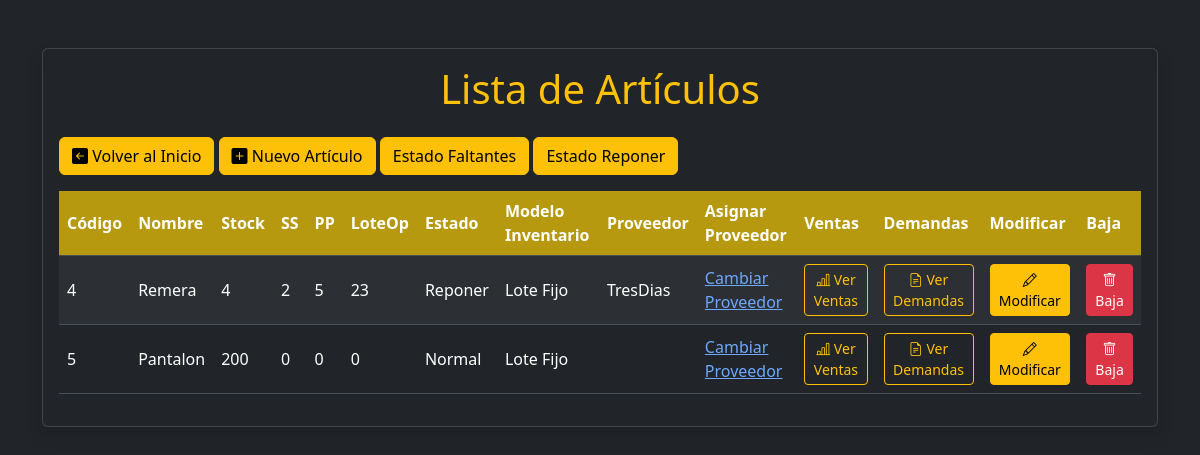
Before: /articulos/ with the older database file.
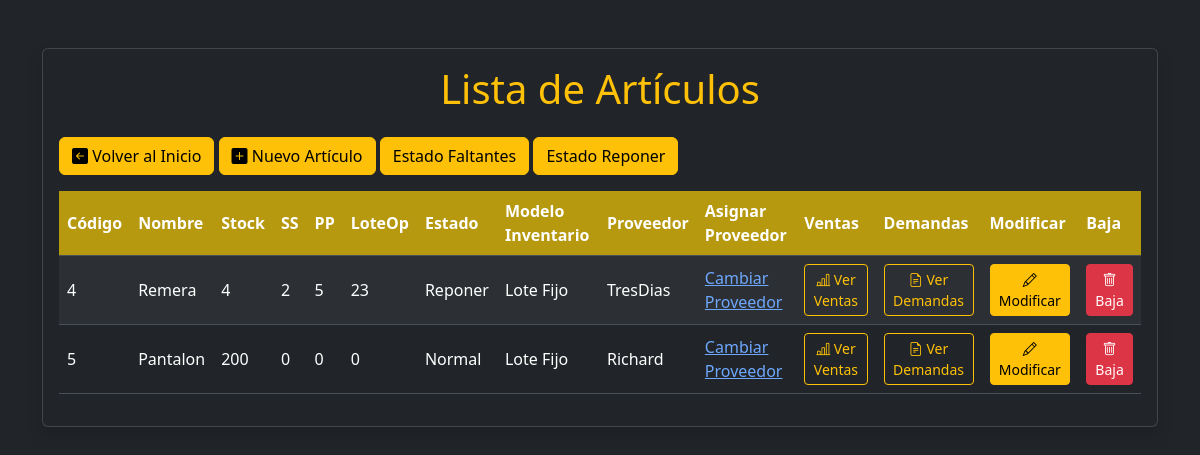
After: the same page with the newer database file.
### stock/models.py (models this page shows)
class Articulo(models.Model):
    codArticulo = models.AutoField(primary_key=True)
    fechaAltaArticulo = models.DateField(auto_now_add=True)
    fechaBajaArticulo = models.DateField(null=True, blank=True, max_length=30)
    nombreArticulo = models.CharField(max_length=30)
    stockArticulo = models.IntegerField()
    puntoPedido = models.IntegerField(default=0)
    stockSeguridad = models.IntegerField(default=0)
    loteOptimo = models.IntegerField(default=0)
    cantidasIntervaloFijo = models.IntegerField(default=0)
    estado = models.ForeignKey(EstadoArticulo, on_delete=models.CASCADE, related_name='articulos')
    modeloInventario = models.ForeignKey(ModeloInventario, on_delete=models.CASCADE, related_name="articulos")
    proveedor = models.ForeignKey(Proveedor, on_delete=models.CASCADE, related_name='articulos', null=True)

class EstadoArticulo(models.Model):
    codEA = models.AutoField(primary_key=True)
    nombreEA = models.CharField(max_length=30,null=False)
    fechaHoraBajaEA = models.DateField(null=True, blank=True)

class ModeloInventario(models.Model):
    codMI = models.AutoField(primary_key=True)
    nombreMI = models.CharField(max_length=30,null=False)

class Proveedor(models.Model):
    codProveedor = models.AutoField(primary_key=True)
    fechaBajaProveedor = models.DateField(null=True, blank=True)
    nombreProveedor = models.CharField(null=False, blank=False, max_length=30)
    diasDeDemora = models.IntegerField(null=False, blank=False)
    precioXunidad = models.FloatField(null=False, blank=False)
    costo_pedido = models.FloatField(null=False, blank=False)

### stock/views.py (the view)
# urls.py: path('articulos/', ListaArticulos.as_view(), name='lista_articulos'),
class ListaArticulos(ListView):
    model = Articulo
    template_name = 'lista_articulos.html'
    context_object_name = 'articulos'
    def get_queryset(self):
        return Articulo.objects.filter(fechaBajaArticulo__isnull=True)

### stock/Templates/lista_articulos.html (shortened to what the changed rows need)
<!DOCTYPE html>
<html lang="en" data-bs-theme="dark">
<head>
    <link href="https://cdn.jsdelivr.net/npm/bootstrap@5.3.3/dist/css/bootstrap.min.css" rel="stylesheet"
>
    <link rel="stylesheet" href="https://cdn.jsdelivr.net/npm/bootstrap-icons@1.11.3/font/bootstrap-icons.min.css">
</head>
<body>
    <div class="container mt-5">
        <div class="card shadow">
            <div class="card-body">
                <h1 class="card-title mb-4 text-center text-warning">Lista de Artículos</h1>
                <div class="table-responsive">
                    <table class="table table-striped table-hover">
                        <thead>
                            <tr>
                                <th scope="col" style="background-color: rgba(221, 182, 9, 0.795);">Código</th>
                                <th scope="col" style="background-color: rgba(221, 182, 9, 0.795);">Nombre</th>
                                <th scope="col" style="background-color: rgba(221, 182, 9, 0.795);">Stock</th>
                                <th scope="col" style="background-color: rgba(221, 182, 9, 0.795);">SS</th>
                                <th scope="col" style="background-color: rgba(221, 182, 9, 0.795);">PP</th>
                                <th scope="col" style="background-color: rgba(221, 182, 9, 0.795);">LoteOp</th>
                                <th scope="col" style="background-color: rgba(221, 182, 9, 0.795);">Estado</th>
                                <th scope="col" style="background-color: rgba(221, 182, 9, 0.795);">Modelo Inventario</th>
                                <th scope="col" style="background-color: rgba(221, 182, 9, 0.795);">Proveedor</th>
                                <th scope="col" style="background-color: rgba(221, 182, 9, 0.795);">Asignar Proveedor</th>
                                <th scope="col" style="background-color: rgba(221, 182, 9, 0.795);">Ventas</th>
                                <th scope="col" style="background-color: rgba(221, 182, 9, 0.795);">Demandas</th>
                                <th scope="col" style="background-color: rgba(221, 182, 9, 0.795);">Modificar</th>
                                <th scope="col" style="background-color: rgba(221, 182, 9, 0.795);">Baja</th>
                            </tr>
                        </thead>
                        <tbody>
                            {% for articulo in articulos %}
                            <tr>
                                <td>{{ articulo.codArticulo }}</td>
                                <td>{{ articulo.nombreArticulo }}</td>
                                <td>{{ articulo.stockArticulo }}</td>
                                <td>{{ articulo.stockSeguridad }}</td>
                                <td>{{ articulo.puntoPedido }}</td>
                                <td>{{ articulo.loteOptimo }}</td>
                                <td>{{ articulo.estado.nombreEA }}</td>
                                <td>{{ articulo.modeloInventario.nombreMI }}</td>
                                <td>{{ articulo.proveedor.nombreProveedor }}</td>
                                <td><a href="{% url 'asignar_proveedor' articulo.pk %}">Cambiar Proveedor</a></td>
                                <td><a href="{% url 'ventas_articulo' articulo.pk %}" class="btn btn-outline-warning btn-sm"><i class="bi bi-bar-chart-line"></i> Ver Ventas</a></td>
                                <td><a href="{% url 'demandas_articulo' articulo.pk %}" class="btn btn-outline-warning btn-sm"><i class="bi bi-file-earmark-text"></i> Ver Demandas</a></td>
                                <td><a href="{% url 'modificar_articulo' articulo.pk %}" class="btn btn-warning btn-sm"><i class="bi bi-pencil"></i> Modificar</a></td>
                                <td>
                                    <form method="post" action="{% url 'baja_articulo' articulo.pk %}">
                                        <button onclick="return confirm('¿Estás seguro de que deseas dar de baja este artículo?');" type="submit" class="btn btn-danger btn-sm"><i class="bi bi-trash"></i> Baja</button>
                                    </form>
                                </td>
                            </tr>
                            {% endfor %}
                        </tbody>
                    </table>
                </div>
            </div>
        </div>
    </div>
</body>
</html>

Changed rows visible on the page:
changed Articulo "Pantalon": proveedor.nombreProveedor (not shown) → "Richard"
